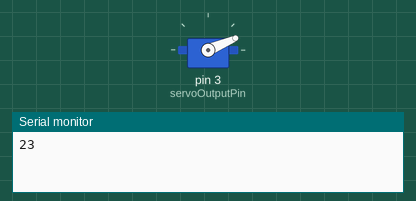
Recording of a sketch running on a simulated Arduino Uno, built with avr-gcc and run on an emulated ATmega328P. Parts: servo, the last lines printed to the serial monitor.

Above: at 0.2 s.
At 9.8 s:
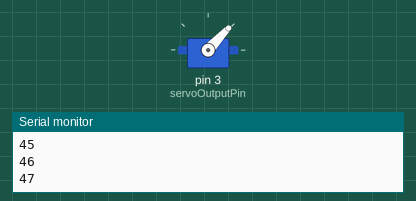
At 19.81 s:
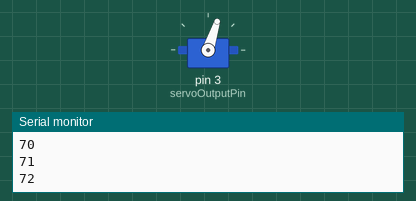
At 39.42 s:
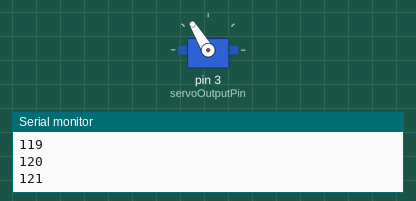
Timing chart, 0 to 40.0 s (numbered marks = the images above):
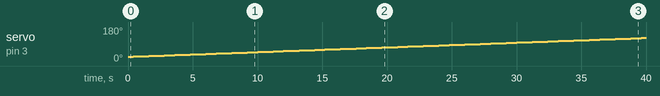

Measured:
- by itself, servo on pin 3 (servoOutputPin): moves from 23° to 122° over 39.2 s

The sketch:

aufgabe3.2.ino
```cpp
#include <Servo.h>

int servoOutputPin = 3;
Servo servo;
int servoPos = 0;
int servoMax = 180;
int servoAdjust = 23; // 23 - 157°


void setup() {
  // put your setup code here, to run once:

  Serial.begin(9600);

  servo.attach(servoOutputPin);
}


void loop() {
  // put your main code here, to run repeatedly:

  for(servoPos = servoAdjust; servoPos < servoMax - servoAdjust; servoPos += 1)  // goes from 0 degrees to 180 degrees
  {                                  // in steps of 1 degree
    servo.write(servoPos);              // tell servo to go to position in variable 'pos'
    Serial.println(servo.read());
    delay(400);                       // waits 15ms for the servo to reach the position
  }
  for(servoPos = servoMax-servoAdjust; servoPos>servoAdjust; servoPos-=1)     // goes from 180 degrees to 0 degrees
  {
    servo.write(servoPos);              // tell servo to go to position in variable 'pos'
    delay(15);                       // waits 15ms for the servo to reach the position
  }
}
```
